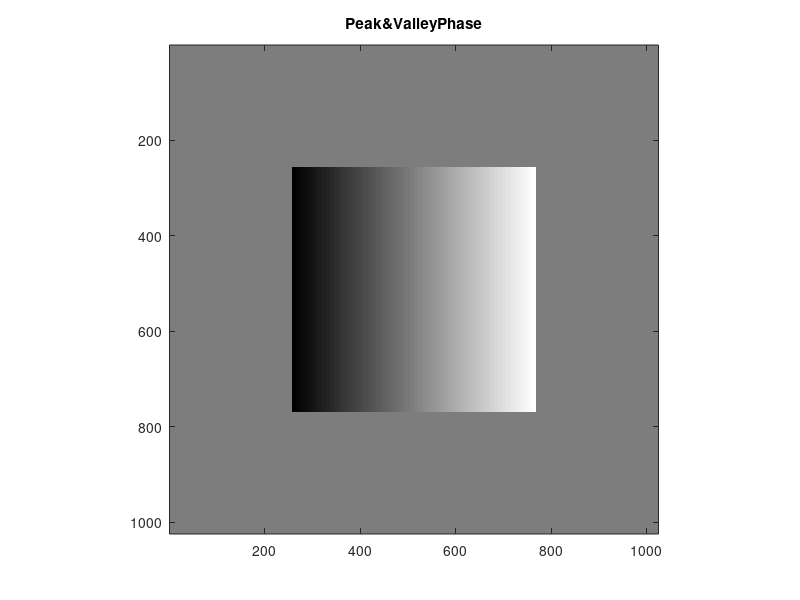

Here is the MATLAB script that generated this plot: (Note: this script raises an error after producing the figure.)
%% Extending unambiguous phase measurements in DLHM
% Carlos Trujillo, Oct 13, 2021 (Initial version)
% Modified: Feb 01, 2022.

clear all;
close all;

%% Let's initially model a DLHM hologram of a pure phase object
% Phase Object creation

N = 512;
M = N;
[m,n] = meshgrid(1-M/2:M/2,1-N/2:N/2);

r = 0.1; %Height of peak and valley
m = r*(m/N);

X3 = padarray(m,[256 256],0,'both');

%figure('WindowState','maximized'),imagesc(X3),colormap(gray),title('Peak&valley'),daspect([1 1 1])
P = exp(1i*X3); %We are modelling a phase only object

figure('WindowState','maximized'),imagesc(angle(P)),colormap(gray),title('Peak&ValleyPhase'),daspect([1 1 1])
%figure('WindowState','maximized'),imagesc(abs(P)),colormap(gray),title('Peak&valleyAmp'),daspect([1 1 1])

%% Geometrical parameters

z = 0.5e-3;
z_rec = 1.36e-3;
L = 8e-3;
dx = 3.75e-6;

%First acquisition
lambda = 528e-9;
[hologram,reference,contrast,AN] = modeling(P,z,L,lambda,dx);
[K, fi, dX] = reconstruct(hologram,z_rec,L,lambda,dx);

Ph_comp_final_1 = angle(K);

[z_out] = compensate(K,fi,lambda,dX);
z_out
[Ph_comp_final_1] = recons_compens(z_out,K,fi,lambda,dX);

figure('WindowState','maximized'),imagesc(Ph_comp_final_1),colormap(gray),title('FirstADQ'),daspect([1 1 1])

AN
%max(max(Ph_comp_final_1))
%min(min(Ph_comp_final_1))

%Second acquisition
lambda = 632.8e-9;
[hologram,reference,contrast,AN] = modeling(P,z,L,lambda,dx);
[K, fi, dX] = reconstruct(hologram,z_rec,L,lambda,dx);

Ph_comp_final_2 = angle(K);

[z_out] = compensate(K,fi,lambda,dX);
z_out
[Ph_comp_final_2] = recons_compens(z_out,K,fi,lambda,dX);
figure('WindowState','maximized'),imagesc(Ph_comp_final_2),colormap(gray),title('SecondADQ'),daspect([1 1 1])

%% Let's reconstruct experimental DLHM holograms

%sample info loading (blue)
filename = 'eri1_r3_blue.tif';
holo=double(imread(filename));
[fi,co] = size(holo);

filename = 'ref3_blue.tif';
ref=double(imread(filename));
holoContrast = holo - ref;

% Geometrical parameters
%z_rec = 2.75e-3;
z_rec = 3.35e-3;
L = 7e-3;
dx = 3.6e-6; %This value needs to be checked again.

lambda = 473e-9;

%Let's find the best compensated phase reconstruction
%for z_rec = 2.6e-3:0.05e-3:3.2e-3
    [K, fi, dX] = reconstruct(holo,z_rec,L,lambda,dx);
%end

Ph_comp_final_2 = angle(K);

z_ini = 18e-3;
z_fin = 19e-3;
z_step = 0.01e-3;
[z_out] = compensate(K,fi,lambda,dX, z_ini, z_fin, z_step);
z_out
[Ph_comp_final_2] = recons_compens(z_out,K,fi,lambda,dX);
figure('WindowState','maximized'),imagesc(Ph_comp_final_2),colormap(gray),title('eri1_r3_blue'),daspect([1 1 1])


%% sample info loading (red)
filename = 'eri1_r3_red.tif';
holo=double(imread(filename));
[fi,co] = size(holo);

filename = 'ref3_red.tif';
ref=double(imread(filename));
holoContrast = holo - ref;

% Geometrical parameters
%z_rec = 2.75e-3;
z_rec = 3.35e-3;
L = 7e-3;
dx = 3.6e-6; %This value needs to be checked again.

lambda = 632.8e-9;

%Let's find the best compensated phase reconstruction
%for z_rec = 2.6e-3:0.1e-3:4e-3
    [K, fi, dX] = reconstruct(holo,z_rec,L,lambda,dx);
%end

Ph_comp_final_1 = angle(K);

z_ini = 18e-3;
z_fin = 19e-3;
z_step = 0.01e-3;
[z_out] = compensate(K,fi,lambda,dX, z_ini, z_fin, z_step);
z_out
[Ph_comp_final_1] = recons_compens(z_out,K,fi,lambda,dX);
figure('WindowState','maximized'),imagesc(Ph_comp_final_1),colormap(gray),title('eri1_r3_red'),daspect([1 1 1])

%% sample info loading (green)
filename = 'eri1_r3_green.tif';
holo=double(imread(filename));
[fi,co] = size(holo);

filename = 'ref3_green.tif';
ref=double(imread(filename));
holoContrast = holo - ref;

% Geometrical parameters
%z_rec = 2.75e-3;
z_rec = 3.35e-3;
L = 7e-3;
dx = 3.6e-6; %This value needs to be checked again.

lambda = 533e-9;

%Let's find the best compensated phase reconstruction
%for z_rec = 2.6e-3:0.1e-3:4.5e-3
    [K, fi, dX] = reconstruct(holo,z_rec,L,lambda,dx);
%end

Ph_comp_final_3 = angle(K);

z_ini = 17e-3;
z_fin = 20e-3;
z_step = 0.01e-3;
[z_out] = compensate(K,fi,lambda,dX, z_ini, z_fin, z_step);
z_out
[Ph_comp_final_3] = recons_compens(z_out,K,fi,lambda,dX);
figure('WindowState','maximized'),imagesc(Ph_comp_final_3),colormap(gray),title('eri1_r3_green'),daspect([1 1 1])

%% Extendeding Phase range

lambda1 = 528e-9;
lambda2 = 632.8e-9;
lam_synt = lambda1*lambda2/abs(lambda1 - lambda2)

for x = 1:1:fi
    for y = 1:1:fi
        
        if (Ph_comp_final_1(x,y) >= Ph_comp_final_2(x,y))
            Ph_comp_final(x,y) = Ph_comp_final_1(x,y) - Ph_comp_final_2(x,y);
        else
            Ph_comp_final(x,y) = Ph_comp_final_1(x,y) - Ph_comp_final_2(x,y) + 2*pi;
        end
       
    end
end

figure('WindowState','maximized'),imagesc(Ph_comp_final),colormap(gray),title('ExtendedPhase'),daspect([1 1 1])

max(max(Ph_comp_final))
min(min(Ph_comp_final))


%% Functions

% DLHM modelling
function [ hologram,reference,contrast,AN ] = modeling( P,z,L,lambda,dx )

    tic
    [ hologram, reference, contrast, AN ] = dlhm_sim(P, z, L, lambda, dx);
    toc

    %figure('WindowState','maximized'),imagesc(abs(hologram)),colormap(gray),title('hologram'),daspect([1 1 1])
    %figure('WindowState','maximized'),imagesc(abs(contrast)),colormap(gray),title('contrast holo'),daspect([1 1 1])
    %figure('WindowState','maximized'),imagesc(abs(reference)),colormap(gray),title('DF reference'),daspect([1 1 1])

end 

% DLHM reconstruction
function [ K, fi, dX ] = reconstruct( hologram,z,L,lambda,dx )

    [fi,co] = size(hologram);

    %cosenus filter creation
    [FC] = filtcosenoF(100,fi);

    %pixel size at reconstruction plance
    dX = (z)*dx/L;%um

    %Reconstruct
    tic
    K = kreuzer3F(hologram,z,L,lambda,dx,dX,FC,'save');
    toc

    %intensity and phase calculation
    Am = abs(K);
    In = (abs(K)).^2;
    Ph = angle(K);

    %Rendering
    figure('WindowState','maximized'),imagesc(In),colormap(gray),title([num2str(z*1e3),' mm rec In']),daspect([1 1 1])
    %figure('WindowState','maximized'),imagesc(Ph),colormap(gray),title([num2str(z*1e3),' mm rec Phase']),daspect([1 1 1])

end 

% Phase compensation
function [z_out ] = compensate( K, fi,lambda,dX, z_ini, z_fin, z_step)

    suma_maxima=0; %small number for the metric (thresholding)
    phase_stack = [];
    tic
    
    %Let's find the best compensated phase reconstruction
    for z = z_ini:z_step:z_fin
    
        comp_ref = point_src(fi,z,0,0,lambda,dX);
        comp_field = K .* comp_ref;

        %Rendering
        Ph_comp = angle(comp_field); 
    
        Ph_comp = (Ph_comp - min(min(Ph_comp(:)))) / (max(max(Ph_comp(:))) - min(min(Ph_comp(:))));
        Ph_comp = uint8(Ph_comp * 255);
    
        BW = im2bw(Ph_comp, 0.1);
        suma=sum(sum(BW)); %summation of all elements in the resulting matrix
    
        if (suma > suma_maxima)
            z_out = z;
            suma_maxima=suma;
        end   
    
        phase_stack = cat(3, phase_stack, Ph_comp);

    end

    [~,~,l] = size(phase_stack);
    %implay(phase_stack,l);

    toc

end 

% Reconstructing compensated phase image
function [Ph_comp_final] = recons_compens( z_out, K, fi,lambda,dX )

    comp_ref_final = point_src(fi,z_out,0,0,lambda,dX);

    comp_field_final = K .* comp_ref_final;

    % Phase Calculation
    Ph_comp_final = angle(comp_field_final); 

    %figure('WindowState','maximized'),imagesc(Ph_comp_final),colormap(gray),title([num2str(z_out*1e3),' mm rec PhaseCompensated']),daspect([1 1 1])

end
